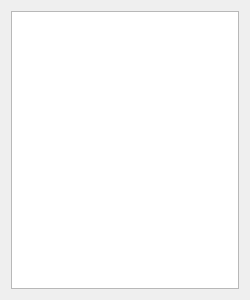
<?xml version="1.0" encoding="UTF-8"?>
<ui version="4.0">
 <class>mainWindow</class>
 <widget class="QWidget" name="mainWindow">
  <property name="geometry">
   <rect>
    <x>0</x>
    <y>0</y>
    <width>250</width>
    <height>300</height>
   </rect>
  </property>
  <property name="cursor">
   <cursorShape>ArrowCursor</cursorShape>
  </property>
  <property name="focusPolicy">
   <enum>Qt::ClickFocus</enum>
  </property>
  <property name="windowTitle">
   <string>Layers</string>
  </property>
  <property name="autoFillBackground">
   <bool>false</bool>
  </property>
  <layout class="QVBoxLayout" name="main_layout">
   <item>
    <widget class="QListWidget" name="layers_list"/>
   </item>
  </layout>
 </widget>
 <resources/>
 <connections/>
</ui>
